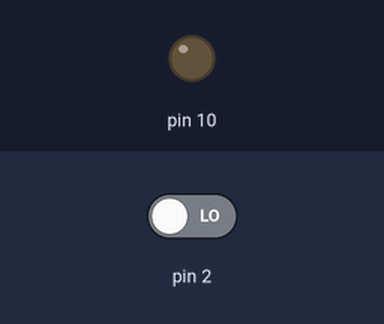
Bench run of a sketch on a simulated Arduino Uno, built with avr-gcc and run on an emulated ATmega328P. Shown: output pins drawn as LEDs (lit = HIGH). The test bench sets the inputs (shaded band); at power-on: pin 2 LOW. What the sketch prints to the serial monitor is not drawn.

Above: at 1.2 s.
1.3 s: pin 2 driven HIGH
At 2.5 s:
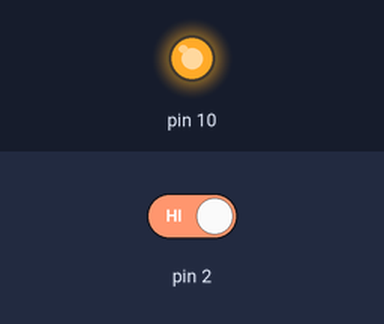
2.8 s: pin 2 driven LOW
At 3.9 s:
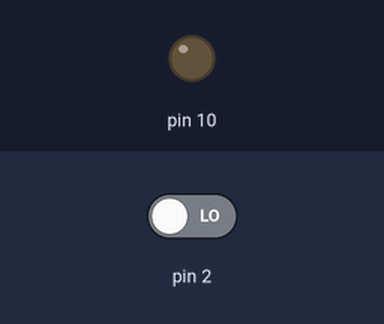
Timing chart, 0 to 5.8 s (numbered marks = the images above; inputs shaded):
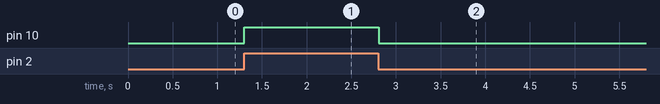

The sketch:

code_.ino
```cpp
// C++ code
//
int push = 0;

void setup()
{
  pinMode(2, INPUT);
  Serial.begin(9600);
  pinMode(10, OUTPUT);
}
void loop()
{
  push = digitalRead(2);
  Serial.print(push);
  Serial.print("   ");
  if (push == 1 ) {
    digitalWrite(10, HIGH);
  } else {
    digitalWrite(10, LOW);
  }
  delay(10);
}
```

Measured:
- after the input at 1.3 s, pin 10: LOW → HIGH at once
- after the input at 2.8 s, pin 10: HIGH → LOW at once
